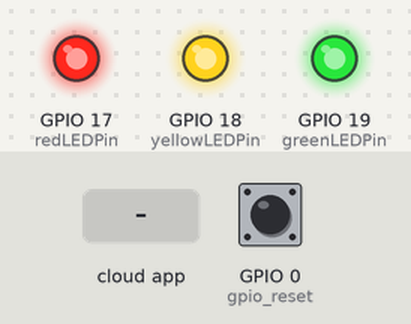
The sketch below on a simulated ESP32. Parts: output pins drawn as LEDs (lit = HIGH). The inputs (shaded band) are chosen by the test bench; at power-on: GPIO 0 (gpio_reset) HIGH. WiFi joins after 1.5 s; servers stay silent unless stated; what the sketch prints to the serial monitor is not drawn.

Above: at 2.2 s.
2.3 s: the phone or cloud app sets redLED to 0
At 3.5 s:
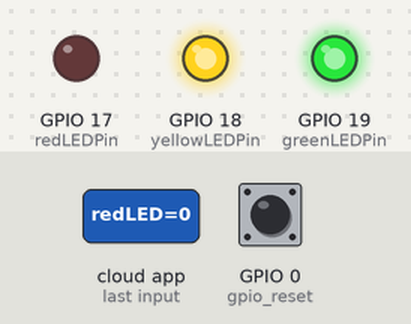
3.8 s: the phone or cloud app sets yellowLED to 0
At 4.6 s:
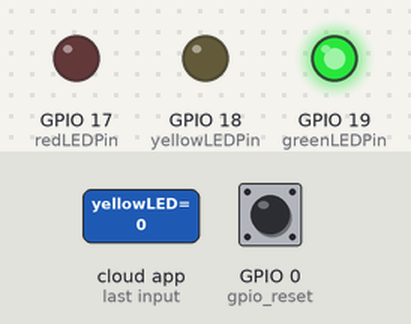
5.3 s: the phone or cloud app sets greenLED to 0
At 5.8 s:
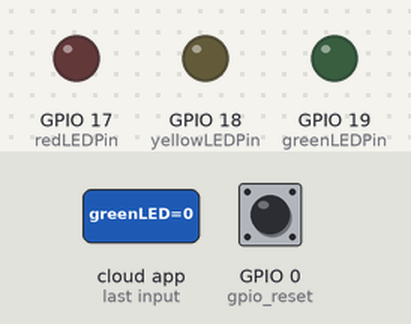
6.8 s: the phone or cloud app sets redLED to 1
At 8.0 s:
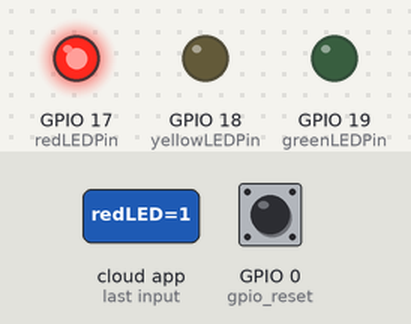
8.3 s: the phone or cloud app sets yellowLED to 1
At 9.3 s:
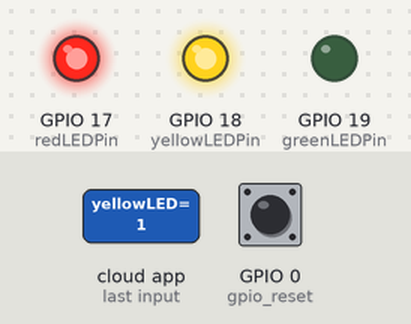
9.8 s: the phone or cloud app sets redLED to 0
At 10.5 s:
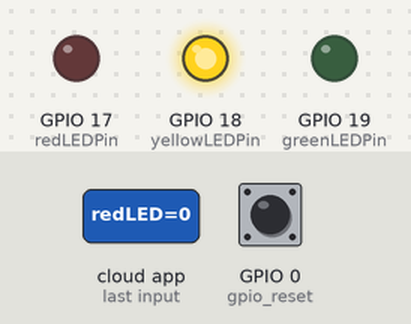
Timing chart, 0 to 12.3 s (numbered marks = the images above; inputs shaded):
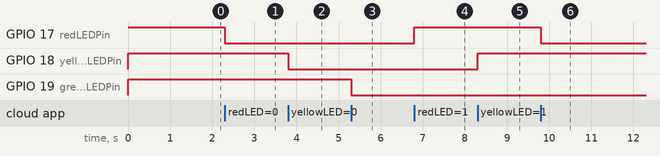

The sketch:

18_led_iot.ino
```cpp
/*
  Project name: 18_led_iot
  Function: Remote control led on and off
  Author: keyestudio
  Hardware connection:
    - Connect to port 9
  Library:
    - none (no need to import additional library)
  Develop software version:
      It is recommended to use the same software version as the one used at the time of development to avoid incompatibility
    - Arduino IDE 2.3.3
    - ESP32 2.0.12
  Cautions:
    - Make sure you are connected to the correct interface
    - Before uploading test code, please correctly connect to the development board and port
    - Set ESP32 Tools -> Partition Scheme:"RainMaker"
*/

#include "RMaker.h"
#include "WiFi.h"
#include "WiFiProv.h"

// define the Node Name
char nodeName[] = "Keyes_ESP32_SmartHome";
//Set the Bluetooth name and key
const char *service_name = "keyestudio1";
const char *pop = "keyes123";

// define the Chip Id
uint32_t espChipId = 5;

// define the Device Names
char deviceName_1[] = "redLED";
char deviceName_2[] = "yellowLED";
char deviceName_3[] = "greenLED";
//define pins
static uint8_t redLEDPin = 17;     //IO17
static uint8_t yellowLEDPin = 18;  //IO18
static uint8_t greenLEDPin = 19;   //IO19
static uint8_t gpio_reset = 0;     // Press BOOT to reset WiFi Details

int red_LED_Light = 255;
int yellow_LED_Light = 255;
int green_LED_Light = 255;

// RLED State, Used to switch the LED status
bool redState = true;
bool yellowState = true;
bool greenState = true;

//The framework provides some standard device types like switch, lightbulb, temperature sensor.
static LightBulb my_switch1(deviceName_1, &redLEDPin);
static LightBulb my_switch2(deviceName_2, &yellowLEDPin);
static LightBulb my_switch3(deviceName_3, &greenLEDPin);

void sysProvEvent(arduino_event_t *sys_event) {
  switch (sys_event->event_id) {
    case ARDUINO_EVENT_PROV_START:
#if CONFIG_IDF_TARGET_ESP32
      Serial.printf("\nProvisioning Started with name \"%s\" and PoP \"%s\" on BLE\n", service_name, pop);
      printQR(service_name, pop, "ble");
#else
      Serial.printf("\nProvisioning Started with name \"%s\" and PoP \"%s\" on SoftAP\n", service_name, pop);
      printQR(service_name, pop, "softap");
#endif
      break;
    case ARDUINO_EVENT_WIFI_STA_CONNECTED:
      Serial.printf("\nConnected to Wi-Fi!\n");
      break;
  }
}

//Read data from the server
void write_callback(Device *device, Param *param, const param_val_t val, void *priv_data, write_ctx_t *ctx) {
  const char *device_name = device->getDeviceName();
  const char *param_name = param->getParamName();

  if (strcmp(device_name, deviceName_1) == 0) {
    if (strcmp(param_name, "Power") == 0) {
      redState = val.val.b;
      (redState == false) ? analogWrite(redLEDPin, 0) : analogWrite(redLEDPin, red_LED_Light);
      param->updateAndReport(val);
    }
    //Callback brightness value - Test
    if (strcmp(param_name, "redLED_light") == 0) {
      red_LED_Light = val.val.i;
      if (redState == 1) {
        analogWrite(redLEDPin, red_LED_Light);
      }
      param->updateAndReport(val);
    }
  } else if (strcmp(device_name, deviceName_2) == 0) {
    if (strcmp(param_name, "Power") == 0) {
      yellowState = val.val.b;
      (yellowState == false) ? analogWrite(yellowLEDPin, 0) : analogWrite(yellowLEDPin, yellow_LED_Light);
      param->updateAndReport(val);
    }
    //Callback brightness value
    if (strcmp(param_name, "yellowLED_light") == 0) {
      yellow_LED_Light = val.val.i;
      if (yellowState == 1) {
        analogWrite(yellowLEDPin, yellow_LED_Light);
      }
      param->updateAndReport(val);
    }

  } else if (strcmp(device_name, deviceName_3) == 0) {
    if (strcmp(param_name, "Power") == 0) {
      greenState = val.val.b;
      (greenState == false) ? analogWrite(greenLEDPin, 0) : analogWrite(greenLEDPin, green_LED_Light);
      param->updateAndReport(val);
    }
    //Callback brightness value
    if (strcmp(param_name, "greenLED_light") == 0) {
      green_LED_Light = val.val.i;
      if (greenState == 1) {
        analogWrite(greenLEDPin, green_LED_Light);
      }
      param->updateAndReport(val);
    }
  }
}

void setup() {
  // put your setup code here, to run once:
  Serial.begin(115200);
  // PWM pin initialization
  pinMode(redLEDPin,OUTPUT);
  pinMode(yellowLEDPin,OUTPUT);
  pinMode(greenLEDPin,OUTPUT);
  //The initial state of the led is on
  analogWrite(redLEDPin, red_LED_Light);
  analogWrite(yellowLEDPin, yellow_LED_Light);
  analogWrite(greenLEDPin, green_LED_Light);

  Node my_node;
  my_node = RMaker.initNode(nodeName);


  //Standard switch device
  my_switch1.addCb(write_callback);
  my_switch2.addCb(write_callback);
  my_switch3.addCb(write_callback);

  //Add led slider block
  Param red_LED("redLED_light", ESP_RMAKER_PARAM_RANGE, value(0), PROP_FLAG_READ | PROP_FLAG_WRITE);
  red_LED.addBounds(value(0), value(255), value(100));
  red_LED.addUIType(ESP_RMAKER_UI_SLIDER);
  my_switch1.addParam(red_LED);

  Param yellow_LED("yellowLED_light", ESP_RMAKER_PARAM_RANGE, value(0), PROP_FLAG_READ | PROP_FLAG_WRITE);
  yellow_LED.addBounds(value(0), value(255), value(100));
  yellow_LED.addUIType(ESP_RMAKER_UI_SLIDER);
  my_switch2.addParam(yellow_LED);

  Param green_LED("greenLED_light", ESP_RMAKER_PARAM_RANGE, value(0), PROP_FLAG_READ | PROP_FLAG_WRITE);
  green_LED.addBounds(value(0), value(255), value(100));
  green_LED.addUIType(ESP_RMAKER_UI_SLIDER);
  my_switch3.addParam(green_LED);


  //Add switch device to the node
  my_node.addDevice(my_switch1);
  my_node.addDevice(my_switch2);
  my_node.addDevice(my_switch3);

  delay(1000);

  //This is optional
  RMaker.enableOTA(OTA_USING_PARAMS);
  //If you want to enable scheduling, set time zone for your region using setTimeZone().
  //The list of available values are provided here https://rainmaker.espressif.com/docs/time-service.html
  // RMaker.setTimeZone("Asia/Shanghai");
  // Alternatively, enable the Timezone service and let the phone apps set the appropriate timezone
  RMaker.enableTZService();
  RMaker.enableSchedule();

  Serial.printf("\nStarting ESP-RainMaker\n");
  RMaker.start();

  WiFi.onEvent(sysProvEvent);
#if CONFIG_IDF_TARGET_ESP32
  WiFiProv.beginProvision(WIFI_PROV_SCHEME_BLE, WIFI_PROV_SCHEME_HANDLER_FREE_BTDM, WIFI_PROV_SECURITY_1, pop, service_name);
#else
  WiFiProv.beginProvision(WIFI_PROV_SCHEME_SOFTAP, WIFI_PROV_SCHEME_HANDLER_NONE, WIFI_PROV_SECURITY_1, pop, service_name);
#endif
}

void loop() {
  // Read GPIO0 (external button to reset device
  if (digitalRead(gpio_reset) == LOW) {  //Push button pressed
    Serial.printf("Reset Button Pressed!\n");
    // Key debounce handling
    delay(100);
    int startTime = millis();
    while (digitalRead(gpio_reset) == LOW) delay(50);
    int endTime = millis();

    if ((endTime - startTime) > 10000) {
      // If key pressed for more than 10secs, reset all
      Serial.printf("Reset to factory.\n");
      RMakerFactoryReset(2);
    } else if ((endTime - startTime) > 3000) {
      Serial.printf("Reset Wi-Fi.\n");
      // If key pressed for more than 3secs, but less than 10, reset Wi-Fi
      RMakerWiFiReset(2);
    }
  }
  delay(100);
}
```

Measured:
- after the input at 2.3 s, GPIO 17 (redLEDPin): HIGH → LOW at once
- after the input at 3.8 s, GPIO 18 (yellowLEDPin): HIGH → LOW at once
- after the input at 5.3 s, GPIO 19 (greenLEDPin): HIGH → LOW at once
- after the input at 6.8 s, GPIO 17 (redLEDPin): LOW → HIGH at once
- after the input at 8.3 s, GPIO 18 (yellowLEDPin): LOW → HIGH at once
- after the input at 9.8 s, GPIO 17 (redLEDPin): HIGH → LOW at once
